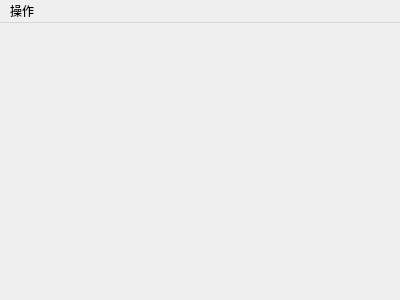
<?xml version="1.0" encoding="UTF-8"?>
<ui version="4.0">
 <class>MainWindow</class>
 <widget class="QMainWindow" name="MainWindow">
  <property name="geometry">
   <rect>
    <x>0</x>
    <y>0</y>
    <width>400</width>
    <height>300</height>
   </rect>
  </property>
  <property name="windowTitle">
   <string>MainWindow</string>
  </property>
  <widget class="QWidget" name="centralWidget"/>
  <widget class="QMenuBar" name="menuBar">
   <property name="geometry">
    <rect>
     <x>0</x>
     <y>0</y>
     <width>400</width>
     <height>22</height>
    </rect>
   </property>
   <widget class="QMenu" name="menu">
    <property name="title">
     <string>操作</string>
    </property>
    <addaction name="action"/>
   </widget>
   <addaction name="menu"/>
  </widget>
  <action name="action">
   <property name="text">
    <string>清空</string>
   </property>
  </action>
 </widget>
 <layoutdefault spacing="6" margin="11"/>
 <resources/>
 <connections/>
</ui>
